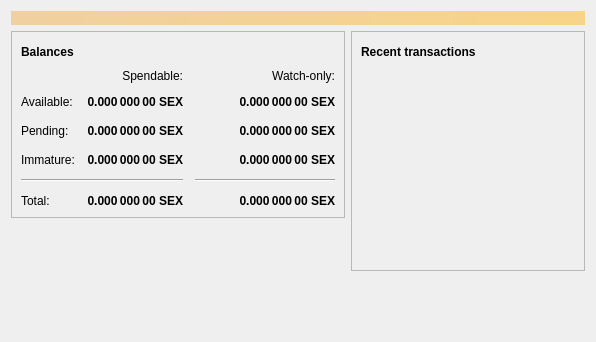
<?xml version="1.0" encoding="UTF-8"?>
<ui version="4.0">
 <class>OverviewPage</class>
 <widget class="QWidget" name="OverviewPage">
  <property name="geometry">
   <rect>
    <x>0</x>
    <y>0</y>
    <width>596</width>
    <height>342</height>
   </rect>
  </property>
  <property name="windowTitle">
   <string>Form</string>
  </property>
  <layout class="QVBoxLayout" name="topLayout">
   <item>
    <widget class="QLabel" name="labelAlerts">
     <property name="visible">
      <bool>false</bool>
     </property>
     <property name="styleSheet">
      <string notr="true">QLabel { background-color: qlineargradient(x1: 0, y1: 0, x2: 1, y2: 0, stop:0 #F0D0A0, stop:1 #F8D488); color:#000000; }</string>
     </property>
     <property name="wordWrap">
      <bool>true</bool>
     </property>
     <property name="margin">
      <number>3</number>
     </property>
     <property name="textInteractionFlags">
      <set>Qt::TextSelectableByMouse</set>
     </property>
    </widget>
   </item>
   <item>
    <layout class="QHBoxLayout" name="horizontalLayout" stretch="1,1">
     <item>
      <layout class="QVBoxLayout" name="verticalLayout_2">
       <item>
        <widget class="QFrame" name="frame">
         <property name="frameShape">
          <enum>QFrame::StyledPanel</enum>
         </property>
         <property name="frameShadow">
          <enum>QFrame::Raised</enum>
         </property>
         <layout class="QVBoxLayout" name="verticalLayout_4">
          <item>
           <layout class="QHBoxLayout" name="horizontalLayout_4">
            <item>
             <widget class="QLabel" name="label_5">
              <property name="font">
               <font>
                <weight>75</weight>
                <bold>true</bold>
               </font>
              </property>
              <property name="text">
               <string>Balances</string>
              </property>
             </widget>
            </item>
            <item>
             <widget class="QPushButton" name="labelWalletStatus">
              <property name="enabled">
               <bool>true</bool>
              </property>
              <property name="maximumSize">
               <size>
                <width>30</width>
                <height>16777215</height>
               </size>
              </property>
              <property name="toolTip">
               <string>The displayed information may be out of date. Your wallet automatically synchronizes with the Fueltippedtrancecoin network after a connection is established, but this process has not completed yet.</string>
              </property>
              <property name="text">
               <string/>
              </property>
              <property name="icon">
               <iconset resource="../bitcoin.qrc">
                <normaloff>:/icons/warning</normaloff>
                <disabledoff>:/icons/warning</disabledoff>:/icons/warning</iconset>
              </property>
              <property name="iconSize">
               <size>
                <width>24</width>
                <height>24</height>
               </size>
              </property>
              <property name="flat">
               <bool>true</bool>
              </property>
             </widget>
            </item>
            <item>
             <spacer name="horizontalSpacer_3">
              <property name="orientation">
               <enum>Qt::Horizontal</enum>
              </property>
              <property name="sizeHint" stdset="0">
               <size>
                <width>40</width>
                <height>20</height>
               </size>
              </property>
             </spacer>
            </item>
           </layout>
          </item>
          <item>
           <layout class="QGridLayout" name="gridLayout">
            <property name="spacing">
             <number>12</number>
            </property>
            <item row="2" column="2">
             <widget class="QLabel" name="labelWatchPending">
              <property name="font">
               <font>
                <weight>75</weight>
                <bold>true</bold>
               </font>
              </property>
              <property name="cursor">
               <cursorShape>IBeamCursor</cursorShape>
              </property>
              <property name="toolTip">
               <string>Unconfirmed transactions to watch-only addresses</string>
              </property>
              <property name="text">
               <string notr="true">0.000 000 00 SEX</string>
              </property>
              <property name="alignment">
               <set>Qt::AlignRight|Qt::AlignTrailing|Qt::AlignVCenter</set>
              </property>
              <property name="textInteractionFlags">
               <set>Qt::LinksAccessibleByMouse|Qt::TextSelectableByKeyboard|Qt::TextSelectableByMouse</set>
              </property>
             </widget>
            </item>
            <item row="2" column="1">
             <widget class="QLabel" name="labelUnconfirmed">
              <property name="font">
               <font>
                <weight>75</weight>
                <bold>true</bold>
               </font>
              </property>
              <property name="cursor">
               <cursorShape>IBeamCursor</cursorShape>
              </property>
              <property name="toolTip">
               <string>Total of transactions that have yet to be confirmed, and do not yet count toward the spendable balance</string>
              </property>
              <property name="text">
               <string notr="true">0.000 000 00 SEX</string>
              </property>
              <property name="alignment">
               <set>Qt::AlignRight|Qt::AlignTrailing|Qt::AlignVCenter</set>
              </property>
              <property name="textInteractionFlags">
               <set>Qt::LinksAccessibleByMouse|Qt::TextSelectableByKeyboard|Qt::TextSelectableByMouse</set>
              </property>
             </widget>
            </item>
            <item row="3" column="2">
             <widget class="QLabel" name="labelWatchImmature">
              <property name="font">
               <font>
                <weight>75</weight>
                <bold>true</bold>
               </font>
              </property>
              <property name="cursor">
               <cursorShape>IBeamCursor</cursorShape>
              </property>
              <property name="toolTip">
               <string>Mined balance in watch-only addresses that has not yet matured</string>
              </property>
              <property name="text">
               <string notr="true">0.000 000 00 SEX</string>
              </property>
              <property name="alignment">
               <set>Qt::AlignRight|Qt::AlignTrailing|Qt::AlignVCenter</set>
              </property>
              <property name="textInteractionFlags">
               <set>Qt::LinksAccessibleByMouse|Qt::TextSelectableByKeyboard|Qt::TextSelectableByMouse</set>
              </property>
             </widget>
            </item>
            <item row="4" column="0" colspan="2">
             <widget class="Line" name="line">
              <property name="orientation">
               <enum>Qt::Horizontal</enum>
              </property>
             </widget>
            </item>
            <item row="4" column="2">
             <widget class="Line" name="lineWatchBalance">
              <property name="sizePolicy">
               <sizepolicy hsizetype="Preferred" vsizetype="Fixed">
                <horstretch>0</horstretch>
                <verstretch>0</verstretch>
               </sizepolicy>
              </property>
              <property name="minimumSize">
               <size>
                <width>140</width>
                <height>0</height>
               </size>
              </property>
              <property name="orientation">
               <enum>Qt::Horizontal</enum>
              </property>
             </widget>
            </item>
            <item row="5" column="0">
             <widget class="QLabel" name="labelTotalText">
              <property name="text">
               <string>Total:</string>
              </property>
             </widget>
            </item>
            <item row="3" column="1">
             <widget class="QLabel" name="labelImmature">
              <property name="font">
               <font>
                <weight>75</weight>
                <bold>true</bold>
               </font>
              </property>
              <property name="cursor">
               <cursorShape>IBeamCursor</cursorShape>
              </property>
              <property name="toolTip">
               <string>Mined balance that has not yet matured</string>
              </property>
              <property name="text">
               <string notr="true">0.000 000 00 SEX</string>
              </property>
              <property name="alignment">
               <set>Qt::AlignRight|Qt::AlignTrailing|Qt::AlignVCenter</set>
              </property>
              <property name="textInteractionFlags">
               <set>Qt::LinksAccessibleByMouse|Qt::TextSelectableByKeyboard|Qt::TextSelectableByMouse</set>
              </property>
             </widget>
            </item>
            <item row="2" column="3">
             <spacer name="horizontalSpacer_2">
              <property name="orientation">
               <enum>Qt::Horizontal</enum>
              </property>
              <property name="sizeHint" stdset="0">
               <size>
                <width>40</width>
                <height>20</height>
               </size>
              </property>
             </spacer>
            </item>
            <item row="3" column="0">
             <widget class="QLabel" name="labelImmatureText">
              <property name="text">
               <string>Immature:</string>
              </property>
             </widget>
            </item>
            <item row="5" column="1">
             <widget class="QLabel" name="labelTotal">
              <property name="font">
               <font>
                <weight>75</weight>
                <bold>true</bold>
               </font>
              </property>
              <property name="cursor">
               <cursorShape>IBeamCursor</cursorShape>
              </property>
              <property name="toolTip">
               <string>Your current total balance</string>
              </property>
              <property name="text">
               <string notr="true">0.000 000 00 SEX</string>
              </property>
              <property name="alignment">
               <set>Qt::AlignRight|Qt::AlignTrailing|Qt::AlignVCenter</set>
              </property>
              <property name="textInteractionFlags">
               <set>Qt::LinksAccessibleByMouse|Qt::TextSelectableByKeyboard|Qt::TextSelectableByMouse</set>
              </property>
             </widget>
            </item>
            <item row="5" column="2">
             <widget class="QLabel" name="labelWatchTotal">
              <property name="font">
               <font>
                <weight>75</weight>
                <bold>true</bold>
               </font>
              </property>
              <property name="cursor">
               <cursorShape>IBeamCursor</cursorShape>
              </property>
              <property name="toolTip">
               <string>Current total balance in watch-only addresses</string>
              </property>
              <property name="text">
               <string notr="true">0.000 000 00 SEX</string>
              </property>
              <property name="alignment">
               <set>Qt::AlignRight|Qt::AlignTrailing|Qt::AlignVCenter</set>
              </property>
              <property name="textInteractionFlags">
               <set>Qt::LinksAccessibleByMouse|Qt::TextSelectableByKeyboard|Qt::TextSelectableByMouse</set>
              </property>
             </widget>
            </item>
            <item row="0" column="2">
             <widget class="QLabel" name="labelWatchonly">
              <property name="text">
               <string>Watch-only:</string>
              </property>
              <property name="alignment">
               <set>Qt::AlignRight|Qt::AlignTrailing|Qt::AlignVCenter</set>
              </property>
             </widget>
            </item>
            <item row="1" column="0">
             <widget class="QLabel" name="labelBalanceText">
              <property name="text">
               <string>Available:</string>
              </property>
             </widget>
            </item>
            <item row="1" column="1">
             <widget class="QLabel" name="labelBalance">
              <property name="font">
               <font>
                <weight>75</weight>
                <bold>true</bold>
               </font>
              </property>
              <property name="cursor">
               <cursorShape>IBeamCursor</cursorShape>
              </property>
              <property name="toolTip">
               <string>Your current spendable balance</string>
              </property>
              <property name="text">
               <string notr="true">0.000 000 00 SEX</string>
              </property>
              <property name="alignment">
               <set>Qt::AlignRight|Qt::AlignTrailing|Qt::AlignVCenter</set>
              </property>
              <property name="textInteractionFlags">
               <set>Qt::LinksAccessibleByMouse|Qt::TextSelectableByKeyboard|Qt::TextSelectableByMouse</set>
              </property>
             </widget>
            </item>
            <item row="1" column="2">
             <widget class="QLabel" name="labelWatchAvailable">
              <property name="font">
               <font>
                <weight>75</weight>
                <bold>true</bold>
               </font>
              </property>
              <property name="cursor">
               <cursorShape>IBeamCursor</cursorShape>
              </property>
              <property name="toolTip">
               <string>Your current balance in watch-only addresses</string>
              </property>
              <property name="text">
               <string notr="true">0.000 000 00 SEX</string>
              </property>
              <property name="alignment">
               <set>Qt::AlignRight|Qt::AlignTrailing|Qt::AlignVCenter</set>
              </property>
              <property name="textInteractionFlags">
               <set>Qt::LinksAccessibleByMouse|Qt::TextSelectableByKeyboard|Qt::TextSelectableByMouse</set>
              </property>
             </widget>
            </item>
            <item row="2" column="0">
             <widget class="QLabel" name="labelPendingText">
              <property name="text">
               <string>Pending:</string>
              </property>
             </widget>
            </item>
            <item row="0" column="1">
             <widget class="QLabel" name="labelSpendable">
              <property name="text">
               <string>Spendable:</string>
              </property>
              <property name="alignment">
               <set>Qt::AlignRight|Qt::AlignTrailing|Qt::AlignVCenter</set>
              </property>
             </widget>
            </item>
           </layout>
          </item>
         </layout>
        </widget>
       </item>
       <item>
        <spacer name="verticalSpacer">
         <property name="orientation">
          <enum>Qt::Vertical</enum>
         </property>
         <property name="sizeHint" stdset="0">
          <size>
           <width>20</width>
           <height>40</height>
          </size>
         </property>
        </spacer>
       </item>
      </layout>
     </item>
     <item>
      <layout class="QVBoxLayout" name="verticalLayout_3">
       <item>
        <widget class="QFrame" name="frame_2">
         <property name="frameShape">
          <enum>QFrame::StyledPanel</enum>
         </property>
         <property name="frameShadow">
          <enum>QFrame::Raised</enum>
         </property>
         <layout class="QVBoxLayout" name="verticalLayout">
          <item>
           <layout class="QHBoxLayout" name="horizontalLayout_2">
            <item>
             <widget class="QLabel" name="label_4">
              <property name="font">
               <font>
                <weight>75</weight>
                <bold>true</bold>
               </font>
              </property>
              <property name="text">
               <string>Recent transactions</string>
              </property>
             </widget>
            </item>
            <item>
             <widget class="QPushButton" name="labelTransactionsStatus">
              <property name="enabled">
               <bool>true</bool>
              </property>
              <property name="maximumSize">
               <size>
                <width>30</width>
                <height>16777215</height>
               </size>
              </property>
              <property name="toolTip">
               <string>The displayed information may be out of date. Your wallet automatically synchronizes with the Fueltippedtrancecoin network after a connection is established, but this process has not completed yet.</string>
              </property>
              <property name="text">
               <string/>
              </property>
              <property name="icon">
               <iconset resource="../bitcoin.qrc">
                <normaloff>:/icons/warning</normaloff>
                <disabledoff>:/icons/warning</disabledoff>:/icons/warning</iconset>
              </property>
              <property name="iconSize">
               <size>
                <width>24</width>
                <height>24</height>
               </size>
              </property>
              <property name="flat">
               <bool>true</bool>
              </property>
             </widget>
            </item>
            <item>
             <spacer name="horizontalSpacer">
              <property name="orientation">
               <enum>Qt::Horizontal</enum>
              </property>
              <property name="sizeHint" stdset="0">
               <size>
                <width>40</width>
                <height>20</height>
               </size>
              </property>
             </spacer>
            </item>
           </layout>
          </item>
          <item>
           <widget class="QListView" name="listTransactions">
            <property name="styleSheet">
             <string notr="true">QListView { background: transparent; }</string>
            </property>
            <property name="frameShape">
             <enum>QFrame::NoFrame</enum>
            </property>
            <property name="verticalScrollBarPolicy">
             <enum>Qt::ScrollBarAlwaysOff</enum>
            </property>
            <property name="horizontalScrollBarPolicy">
             <enum>Qt::ScrollBarAlwaysOff</enum>
            </property>
            <property name="selectionMode">
             <enum>QAbstractItemView::NoSelection</enum>
            </property>
           </widget>
          </item>
         </layout>
        </widget>
       </item>
       <item>
        <spacer name="verticalSpacer_2">
         <property name="orientation">
          <enum>Qt::Vertical</enum>
         </property>
         <property name="sizeHint" stdset="0">
          <size>
           <width>20</width>
           <height>40</height>
          </size>
         </property>
        </spacer>
       </item>
      </layout>
     </item>
    </layout>
   </item>
  </layout>
 </widget>
 <resources/>
 <connections/>
</ui>
